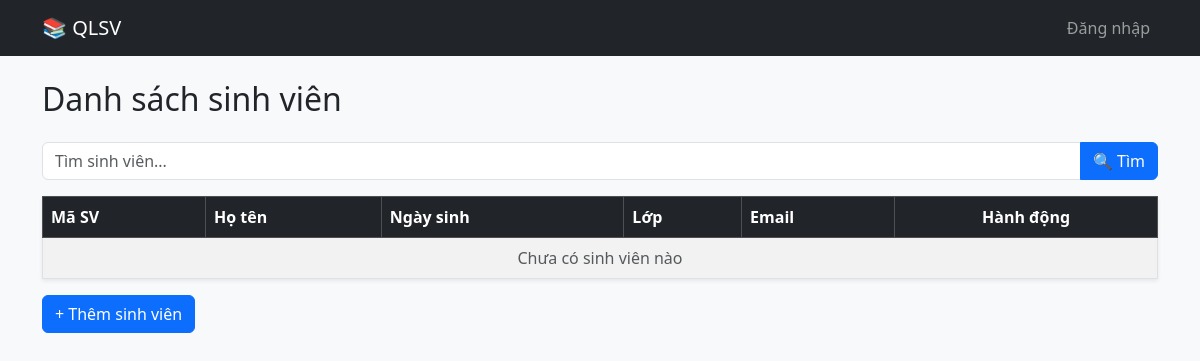
/students/, run on an earlier commit of the app's database.
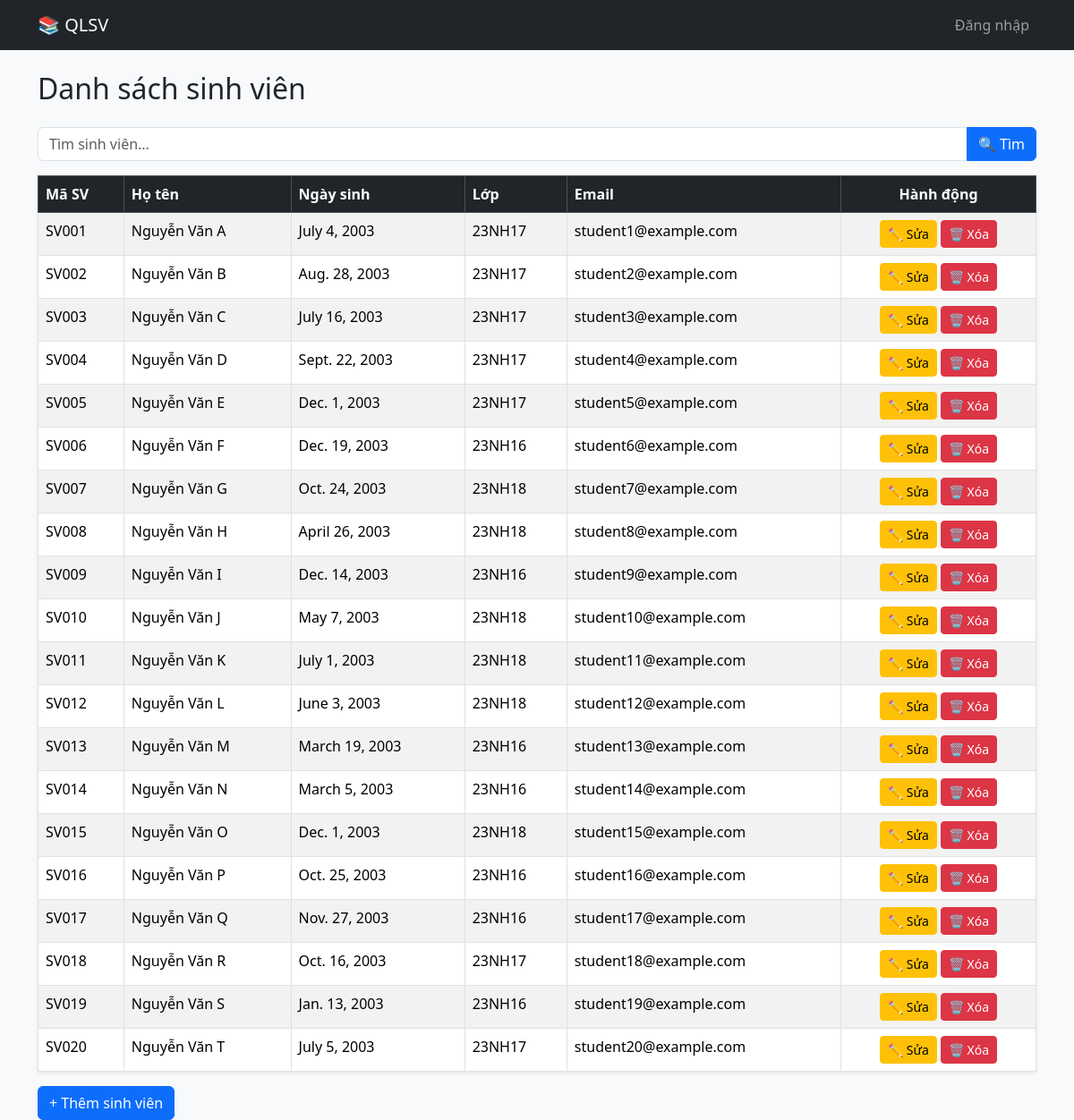
And on a later commit of the database.
### student/models.py (models this page shows, shortened)
class Student(models.Model):
    user = models.OneToOneField(User, on_delete=models.CASCADE, null=True, blank=True)
    ma_sv = models.CharField(max_length=20, unique=True)  # Mã sinh viên
    ho_ten = models.CharField(max_length=100)
    ngay_sinh = models.DateField()
    lop = models.CharField(max_length=50)
    email = models.EmailField(unique=True)

### student/views.py (the view)
# urls.py: path('', views.student_list, name='student_list'),
def student_list(request):
    query = request.GET.get('q')
    if query:
        students = Student.objects.filter(
            Q(ma_sv__icontains=query) |
            Q(ho_ten__icontains=query) |
            Q(lop__icontains=query) |
            Q(email__icontains=query)
        )
    else:
        students = Student.objects.all()
    return render(request, 'student/student_list.html', {'students': students})

### student/templates/student/student_list.html (shortened to what this page needs)
{% extends 'base.html' %}
{% block content %}
<h2 class="mb-4">Danh sách sinh viên</h2>
<form method="get" class="mb-3">
    <div class="input-group">
        <input type="text" name="q" class="form-control" placeholder="Tìm sinh viên..." value="{{ request.GET.q }}">
        <button type="submit" class="btn btn-primary">🔍 Tìm</button>
    </div>
</form>
<table class="table table-bordered table-striped shadow-sm">
    <thead class="table-dark">
        <tr>
            <th>Mã SV</th>
            <th>Họ tên</th>
            <th>Ngày sinh</th>
            <th>Lớp</th>
            <th>Email</th>
            <th class="text-center">Hành động</th>
        </tr>
    </thead>
    <tbody>
        {% for sv in students %}
        <tr>
            <td>{{ sv.ma_sv }}</td>
            <td>{{ sv.ho_ten }}</td>
            <td>{{ sv.ngay_sinh }}</td>
            <td>{{ sv.lop }}</td>
            <td>{{ sv.email }}</td>
            <td class="text-center">
                <a href="{% url 'student_update' sv.pk %}" class="btn btn-sm btn-warning">✏ Sửa</a>
                <a href="{% url 'student_delete' sv.pk %}" class="btn btn-sm btn-danger">🗑 Xóa</a>
            </td>
        </tr>
        {% empty %}
        <tr>
            <td colspan="6" class="text-center text-muted">Chưa có sinh viên nào</td>
        </tr>
        {% endfor %}
    </tbody>
</table>
<a href="{% url 'student_create' %}" class="btn btn-primary">+ Thêm sinh viên</a>
{% endblock %}

What changed in the data, as far as the page shows it:
added Student: ma_sv "SV001", ho_ten "Nguyễn Văn A", ngay_sinh "July 4, 2003", lop "23NH17", email "student1@example.com"
added Student: ma_sv "SV002", ho_ten "Nguyễn Văn B", ngay_sinh "Aug. 28, 2003", lop "23NH17", email "student2@example.com"
added Student: ma_sv "SV003", ho_ten "Nguyễn Văn C", ngay_sinh "July 16, 2003", lop "23NH17", email "student3@example.com"
added Student: ma_sv "SV004", ho_ten "Nguyễn Văn D", ngay_sinh "Sept. 22, 2003", lop "23NH17", email "student4@example.com"
added Student: ma_sv "SV005", ho_ten "Nguyễn Văn E", ngay_sinh "Dec. 1, 2003", lop "23NH17", email "student5@example.com"
added Student: ma_sv "SV006", ho_ten "Nguyễn Văn F", ngay_sinh "Dec. 19, 2003", lop "23NH16", email "student6@example.com"
added Student: ma_sv "SV007", ho_ten "Nguyễn Văn G", ngay_sinh "Oct. 24, 2003", lop "23NH18", email "student7@example.com"
added Student: ma_sv "SV008", ho_ten "Nguyễn Văn H", ngay_sinh "April 26, 2003", lop "23NH18", email "student8@example.com"
added Student: ma_sv "SV009", ho_ten "Nguyễn Văn I", ngay_sinh "Dec. 14, 2003", lop "23NH16", email "student9@example.com"
added Student: ma_sv "SV010", ho_ten "Nguyễn Văn J", ngay_sinh "May 7, 2003", lop "23NH18", email "student10@example.com"
added Student: ma_sv "SV011", ho_ten "Nguyễn Văn K", ngay_sinh "July 1, 2003", lop "23NH18", email "student11@example.com"
added Student: ma_sv "SV012", ho_ten "Nguyễn Văn L", ngay_sinh "June 3, 2003", lop "23NH18", email "student12@example.com"
added Student: ma_sv "SV013", ho_ten "Nguyễn Văn M", ngay_sinh "March 19, 2003", lop "23NH16", email "student13@example.com"
added Student: ma_sv "SV014", ho_ten "Nguyễn Văn N", ngay_sinh "March 5, 2003", lop "23NH16", email "student14@example.com"
added Student: ma_sv "SV015", ho_ten "Nguyễn Văn O", ngay_sinh "Dec. 1, 2003", lop "23NH18", email "student15@example.com"
added Student: ma_sv "SV016", ho_ten "Nguyễn Văn P", ngay_sinh "Oct. 25, 2003", lop "23NH16", email "student16@example.com"
added Student: ma_sv "SV017", ho_ten "Nguyễn Văn Q", ngay_sinh "Nov. 27, 2003", lop "23NH16", email "student17@example.com"
added Student: ma_sv "SV018", ho_ten "Nguyễn Văn R", ngay_sinh "Oct. 16, 2003", lop "23NH17", email "student18@example.com"
added Student: ma_sv "SV019", ho_ten "Nguyễn Văn S", ngay_sinh "Jan. 13, 2003", lop "23NH16", email "student19@example.com"
added Student: ma_sv "SV020", ho_ten "Nguyễn Văn T", ngay_sinh "July 5, 2003", lop "23NH17", email "student20@example.com"
Also different on the page:
text no longer shown: "Chưa có sinh viên nào"
